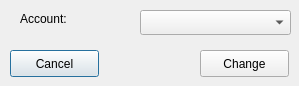
<?xml version="1.0" encoding="UTF-8"?>
<ui version="4.0">
 <class>Change_account</class>
 <widget class="QDialog" name="Change_account">
  <property name="geometry">
   <rect>
    <x>0</x>
    <y>0</y>
    <width>299</width>
    <height>86</height>
   </rect>
  </property>
  <property name="windowTitle">
   <string>Change account</string>
  </property>
  <property name="windowIcon">
   <iconset resource="client.qrc">
    <normaloff>:/images/app_icon_s.png</normaloff>:/images/app_icon_s.png</iconset>
  </property>
  <widget class="QLabel" name="label">
   <property name="geometry">
    <rect>
     <x>20</x>
     <y>10</y>
     <width>91</width>
     <height>17</height>
    </rect>
   </property>
   <property name="text">
    <string>Account:</string>
   </property>
  </widget>
  <widget class="QComboBox" name="profile_pick">
   <property name="geometry">
    <rect>
     <x>140</x>
     <y>10</y>
     <width>151</width>
     <height>25</height>
    </rect>
   </property>
  </widget>
  <widget class="QPushButton" name="cancel_button">
   <property name="geometry">
    <rect>
     <x>10</x>
     <y>50</y>
     <width>89</width>
     <height>27</height>
    </rect>
   </property>
   <property name="text">
    <string>Cancel</string>
   </property>
  </widget>
  <widget class="QPushButton" name="change_acc_button">
   <property name="geometry">
    <rect>
     <x>200</x>
     <y>50</y>
     <width>89</width>
     <height>27</height>
    </rect>
   </property>
   <property name="text">
    <string>Change</string>
   </property>
  </widget>
 </widget>
 <resources>
  <include location="client.qrc"/>
 </resources>
 <connections/>
</ui>
